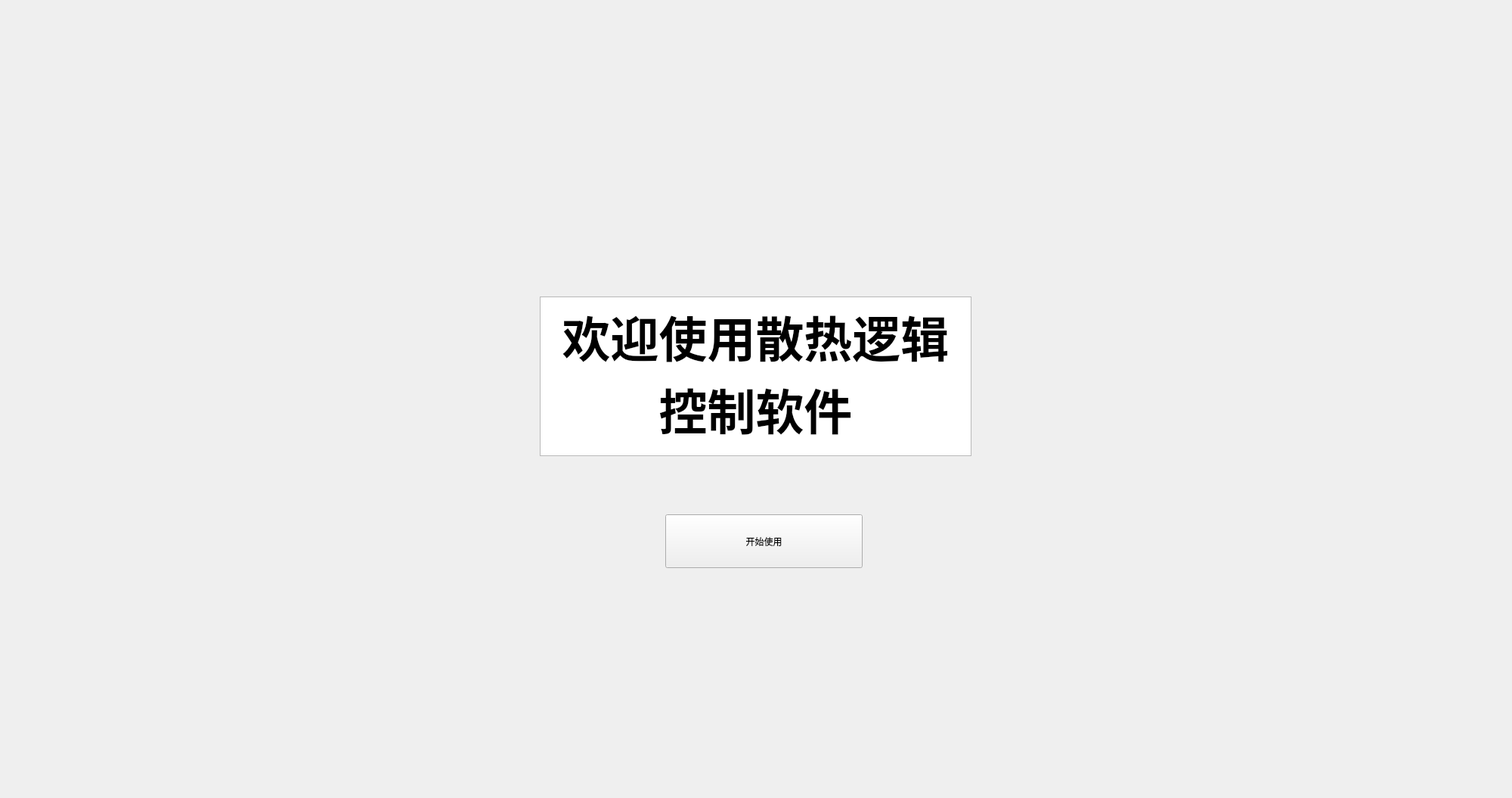
<?xml version="1.0" encoding="UTF-8"?>
<ui version="4.0">
 <class>WelcomPage</class>
 <widget class="QWidget" name="WelcomPage">
  <property name="windowModality">
   <enum>Qt::WindowModal</enum>
  </property>
  <property name="geometry">
   <rect>
    <x>0</x>
    <y>0</y>
    <width>2000</width>
    <height>1055</height>
   </rect>
  </property>
  <property name="acceptDrops">
   <bool>true</bool>
  </property>
  <property name="windowTitle">
   <string>Form</string>
  </property>
  <property name="autoFillBackground">
   <bool>true</bool>
  </property>
  <widget class="QTextEdit" name="textEdit">
   <property name="enabled">
    <bool>true</bool>
   </property>
   <property name="geometry">
    <rect>
     <x>714</x>
     <y>392</y>
     <width>571</width>
     <height>211</height>
    </rect>
   </property>
   <property name="readOnly">
    <bool>true</bool>
   </property>
   <property name="html">
    <string>&lt;!DOCTYPE HTML PUBLIC &quot;-//W3C//DTD HTML 4.0//EN&quot; &quot;http://www.w3.org/TR/REC-html40/strict.dtd&quot;&gt;
&lt;html&gt;&lt;head&gt;&lt;meta name=&quot;qrichtext&quot; content=&quot;1&quot; /&gt;&lt;style type=&quot;text/css&quot;&gt;
p, li { white-space: pre-wrap; }
&lt;/style&gt;&lt;/head&gt;&lt;body style=&quot; font-family:'SimSun'; font-size:9pt; font-weight:400; font-style:normal;&quot;&gt;
&lt;p align=&quot;center&quot; style=&quot; margin-top:0px; margin-bottom:0px; margin-left:0px; margin-right:0px; -qt-block-indent:0; text-indent:0px;&quot;&gt;&lt;span style=&quot; font-size:48pt; font-weight:600;&quot;&gt;欢迎使用散热逻辑控制软件&lt;/span&gt;&lt;/p&gt;&lt;/body&gt;&lt;/html&gt;</string>
   </property>
  </widget>
  <widget class="QPushButton" name="pushButton">
   <property name="geometry">
    <rect>
     <x>880</x>
     <y>680</y>
     <width>261</width>
     <height>71</height>
    </rect>
   </property>
   <property name="text">
    <string>开始使用</string>
   </property>
  </widget>
 </widget>
 <resources/>
 <connections/>
</ui>
